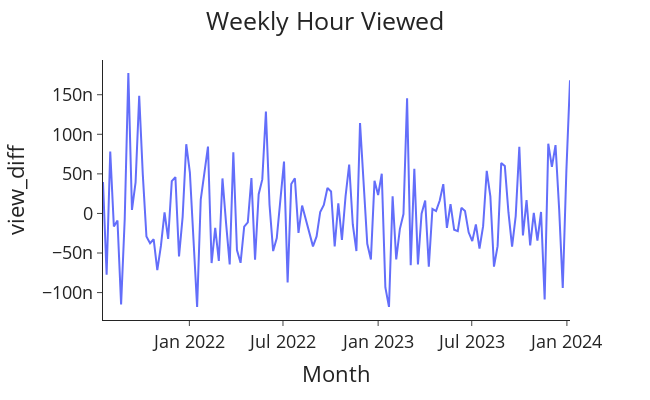

The code cell stored with this chart in its notebook:
### Code cell
### Boxcox preprocess
# Make the data stationary
df_total["view_Boxcox"], lam = boxcox(df_total["weekly_hours_viewed"])
df_total["view_diff"] = df_total["view_Boxcox"].diff()
df_total.dropna(inplace=True)

# Plot the stationary view data
plot_views(df_total, "view_diff")

### Figure 1 — Plotly figure (JSON) as saved in the notebook; plotly's stock layout.template omitted (floating-point values rounded to 4 significant figures; data arrays with more than 128 entries replaced by an {"elided": "..."} marker saying what was removed)
{"data": [{"hovertemplate": "Month=%{x}<br>view_diff=%{y}<extra></extra>", "legendgroup": "", "line": {"color": "#636efa", "dash": "solid"}, "marker": {"symbol": "circle"}, "mode": "lines", "name": "", "orientation": "v", "showlegend": false, "type": "scatter", "x": {"elided": "130 str values"}, "xaxis": "x", "y": {"elided": "130 float values"}, "yaxis": "y"}], "layout": {"font": {"size": 18}, "height": 400, "legend": {"tracegroupgap": 0}, "margin": {"t": 60}, "title": {"text": "Weekly Hour Viewed", "x": 0.5}, "width": 650, "xaxis": {"anchor": "y", "domain": [0, 1], "title": {"text": "Month"}}, "yaxis": {"anchor": "x", "domain": [0, 1], "title": {"text": "view_diff"}}}}
